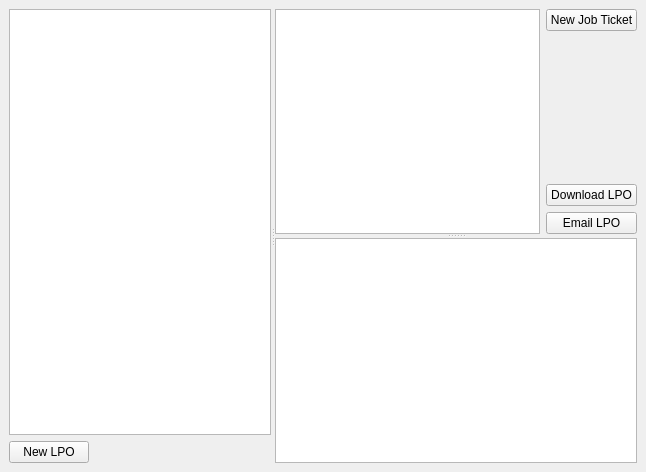
<?xml version="1.0" encoding="UTF-8"?>
<ui version="4.0">
 <class>PurchaseOrders</class>
 <widget class="QMainWindow" name="PurchaseOrders">
  <property name="geometry">
   <rect>
    <x>0</x>
    <y>0</y>
    <width>646</width>
    <height>472</height>
   </rect>
  </property>
  <property name="windowTitle">
   <string>LPOs</string>
  </property>
  <property name="windowIcon">
   <iconset resource="../../universal/smartpay/src/pngs.qrc">
    <normaloff>:/downloads/newicons/cash_register.png</normaloff>:/downloads/newicons/cash_register.png</iconset>
  </property>
  <widget class="QWidget" name="centralwidget">
   <layout class="QHBoxLayout" name="horizontalLayout_3">
    <item>
     <widget class="QSplitter" name="splitter_2">
      <property name="orientation">
       <enum>Qt::Horizontal</enum>
      </property>
      <widget class="QWidget" name="layoutWidget">
       <layout class="QVBoxLayout" name="verticalLayout_2">
        <item>
         <widget class="CustomQueryView" name="trvCustomers"/>
        </item>
        <item>
         <layout class="QHBoxLayout" name="horizontalLayout">
          <item>
           <widget class="QPushButton" name="cmdNewLPO">
            <property name="text">
             <string>New LPO</string>
            </property>
           </widget>
          </item>
          <item>
           <spacer name="horizontalSpacer">
            <property name="orientation">
             <enum>Qt::Horizontal</enum>
            </property>
            <property name="sizeHint" stdset="0">
             <size>
              <width>40</width>
              <height>20</height>
             </size>
            </property>
           </spacer>
          </item>
         </layout>
        </item>
       </layout>
      </widget>
      <widget class="QSplitter" name="splitter">
       <property name="orientation">
        <enum>Qt::Vertical</enum>
       </property>
       <widget class="QWidget" name="layoutWidget">
        <layout class="QHBoxLayout" name="horizontalLayout_2">
         <item>
          <widget class="CustomQueryView" name="trvOrders"/>
         </item>
         <item>
          <layout class="QVBoxLayout" name="verticalLayout">
           <item>
            <widget class="QPushButton" name="cmdNewJobTicket">
             <property name="text">
              <string>New Job Ticket</string>
             </property>
            </widget>
           </item>
           <item>
            <spacer name="verticalSpacer">
             <property name="orientation">
              <enum>Qt::Vertical</enum>
             </property>
             <property name="sizeHint" stdset="0">
              <size>
               <width>20</width>
               <height>40</height>
              </size>
             </property>
            </spacer>
           </item>
           <item>
            <widget class="QPushButton" name="cmdDownloadLPO">
             <property name="text">
              <string>Download LPO</string>
             </property>
            </widget>
           </item>
           <item>
            <widget class="QPushButton" name="cmdEmailLPO">
             <property name="text">
              <string>Email LPO</string>
             </property>
            </widget>
           </item>
          </layout>
         </item>
        </layout>
       </widget>
       <widget class="CustomQueryView" name="trvOrderDetails"/>
      </widget>
     </widget>
    </item>
   </layout>
  </widget>
 </widget>
 <customwidgets>
  <customwidget>
   <class>CustomQueryView</class>
   <extends>QTreeView</extends>
   <header>customqueryview.h</header>
  </customwidget>
 </customwidgets>
 <resources>
  <include location="../../universal/smartpay/src/pngs.qrc"/>
 </resources>
 <connections/>
</ui>
